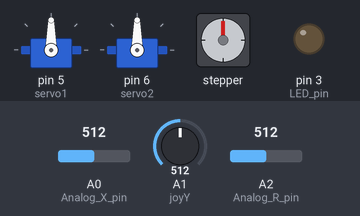
A sketch run on a simulated Arduino Uno, built with avr-gcc and run on an emulated ATmega328P. Shown: 2 × servo, stepper motor, output pins drawn as LEDs (lit = HIGH). Inputs (shaded band) come from the test bench; at power-on: A0 (Analog_X_pin) = 512, A1 (joyY) = 512, A2 (Analog_R_pin) = 512. Stepper angles assume 200 steps per turn; what the sketch prints to the serial monitor is not drawn.

Above: at 2.2 s.
2.3 s: A0 (Analog_X_pin) set to 555
At 2.45 s:
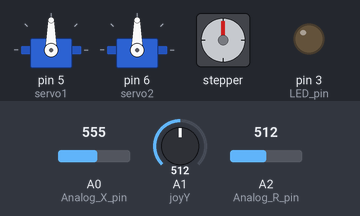
5.3 s: A1 (joyY) set to 716
At 5.45 s:
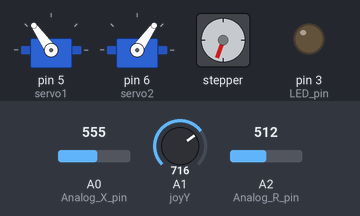
8.3 s: A2 (Analog_R_pin) set to 716
At 8.46 s:
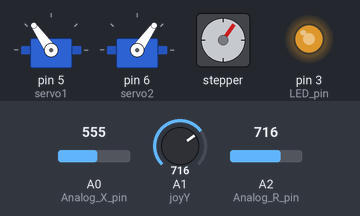
11.3 s: A0 (Analog_X_pin) set to 511
12.8 s: A1 (joyY) set to 900
At 13.2 s:
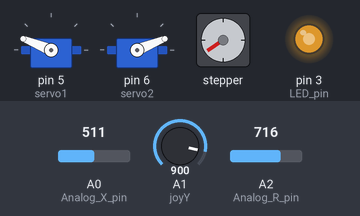
14.3 s: A2 (Analog_R_pin) set to 900
At 15.5 s:
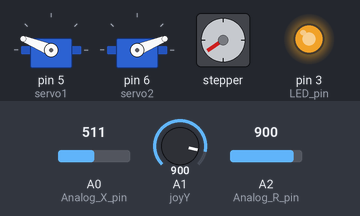
Timing chart, 0 to 16.8 s (numbered marks = the images above; inputs shaded):
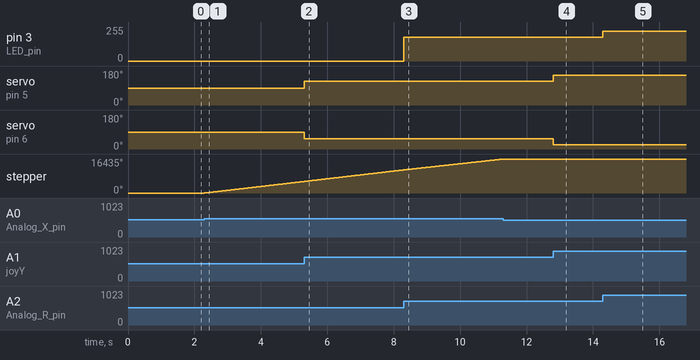

Measured:
- the behaviour switches between 537 and 538 on A0 (Analog_X_pin) (found by bisection; images 0 and 1)
- after the input at 2.3 s, stepper: keeps turning clockwise at about 1863°/s, starting at once
- after the input at 5.3 s, servo on pin 5 (servo1): 90° → 125° at once; servo on pin 6 (servo2): 90° → 55° at once
- after the input at 8.3 s, pin 3 (LED_pin): 0/255 → 178/255 at once
- after the input at 12.8 s, servo on pin 5 (servo1): 125° → 158° at once; servo on pin 6 (servo2): 55° → 22° at once
- after the input at 14.3 s, pin 3 (LED_pin): 178/255 → 224/255 at once

The sketch:

Full_System_Arduino.ino
```cpp
#include <AccelStepper.h> //accelstepper library
#include <Servo.h>
AccelStepper stepper(1, 9, 10); // direction Digital 9 (CCW), pulses Digital 8 (CLK)
//Servo objects created to control the servos
Servo myServo1;
Servo myServo2;


//Pins
const byte Analog_X_pin = A0; //x-axis readings
const byte Analog_R_pin = A2; //r-axis readings
const byte LED_pin = 3; //PWM output for

int servo1 = 5; //Digital PWM pin used by the servo 1
int servo2 = 6; //Digital PWM pin used by the servo 2   //Analog pin to which the joystick (X) is connected
int joyY = 1;   //Analog pin to which the joystick (Y) is connected
int angle=0;


//Variables
int Analog_X = 0; //x-axis value
int Analog_Y = 0; //y-axis value
int Analog_R = 0; //r-axis value

int Analog_X_AVG = 0; //x-axis value average
int Analog_R_AVG = 0; //r-axis value average

int Analog_R_Value = 0; //this is used for the PWM value
//public int tempp=0;


void setup()
{

  //SERIAL
  Serial.begin(9600);
  //----------------------------------------------------------------------------
  //PINS
  pinMode(Analog_X_pin, INPUT);
  pinMode(Analog_R_pin, INPUT);
  pinMode(LED_pin, OUTPUT);

  //----------------------------------------------------------------------------
  InitialValues(); //averaging the values of the 3 analog pins (values from potmeters)
  //----------------------------------------------------------------------------
  //Stepper parameters
  //setting up some default values for maximum speed and maximum acceleration
  stepper.setMaxSpeed(40000); //SPEED = Steps / second
  stepper.setAcceleration(10000); //ACCELERATION = Steps /(second)^2
  //stepper.setSpeed(2500);
  delay(50);
  //----------------------------------------------------------------------------
  /*stepper2.setMaxSpeed(5000); //SPEED = Steps / second
  stepper2.setAcceleration(1000); //ACCELERATION = Steps /(second)^2
  stepper2.setSpeed(500);
  delay(500);
  */

  myServo1.attach(servo1);
  myServo2.attach(servo2);
  myServo1.write(90);
  myServo2.write(90);

}

void loop()
{
  ReadAnalog();

  if(abs(map(joyY, 0, 1023, -90, 90))>90)
  {
    stepper.setSpeed(0);
    }
  else{
    stepper.runSpeed(); //step the motor (this will step the motor by 1 step at each loop indefinitely)
  }

 int valX = analogRead(joyY); //Read the joystick X value (value between 0 and 1023)
  int valY = (analogRead(joyY)); //Read the joystick Y value (value between 0 and 1023)

 valX = map(valX, 0, 1023, 0, 180); //Scale the joystick X value to use it with the servo
 valY = map(valY, 0, 1023, 180, 0);
 myServo1.write(valX);
  myServo2.write(valY);

 // delay(5);

}

void ReadAnalog()
{
  //Reading the 3 potentiometers in the joystick: x, y and r.
  Analog_X = analogRead(Analog_X_pin);
  Analog_R = analogRead(Analog_R_pin);

 // int angle = map(joyY, 0, 1023, -90, 90);

  //if the value is 25 "value away" from the average (midpoint), we allow the update of the speed
  //This is a sort of a filter for the inaccuracy of the reading
  if(abs(Analog_X-Analog_X_AVG)>25)
  {
  stepper.setSpeed(500*(Analog_X-Analog_X_AVG));
  }
  else
  {
    stepper.setSpeed(0);
  }
  //----------------------------------------------------------------------------
  if(abs(Analog_R-Analog_R_AVG)>25)
  {
    Analog_R_Value = map(Analog_R, 0, 1023, 0, 255); //10 bit ADC (0-1023) and 8 bit PWM (0-255)
    analogWrite(LED_pin, Analog_R_Value); //modify the PWM value
  }

}

void InitialValues()
{
  //Set the values to zero before averaging
  float tempX = 0;
  float tempR = 0;
  //----------------------------------------------------------------------------
  //read the analog 50x, then calculate an average.
  //they will be the reference values
  for(int i = 0; i<50; i++)
  {
     tempX += analogRead(Analog_X_pin);
     delay(10); //allowing a little time between two readings
     tempR += analogRead(Analog_R_pin);
     delay(10);

  }
  //----------------------------------------------------------------------------
  Analog_X_AVG = tempX/50;
  Analog_R_AVG = tempR/50;
  //----------------------------------------------------------------------------
  Serial.print("AVG_X: ");
  Serial.println(Analog_X_AVG);

  Serial.print("AVG_R: ");
  Serial.println(Analog_R_AVG);
  Serial.println("Calibration finished");

}
```
